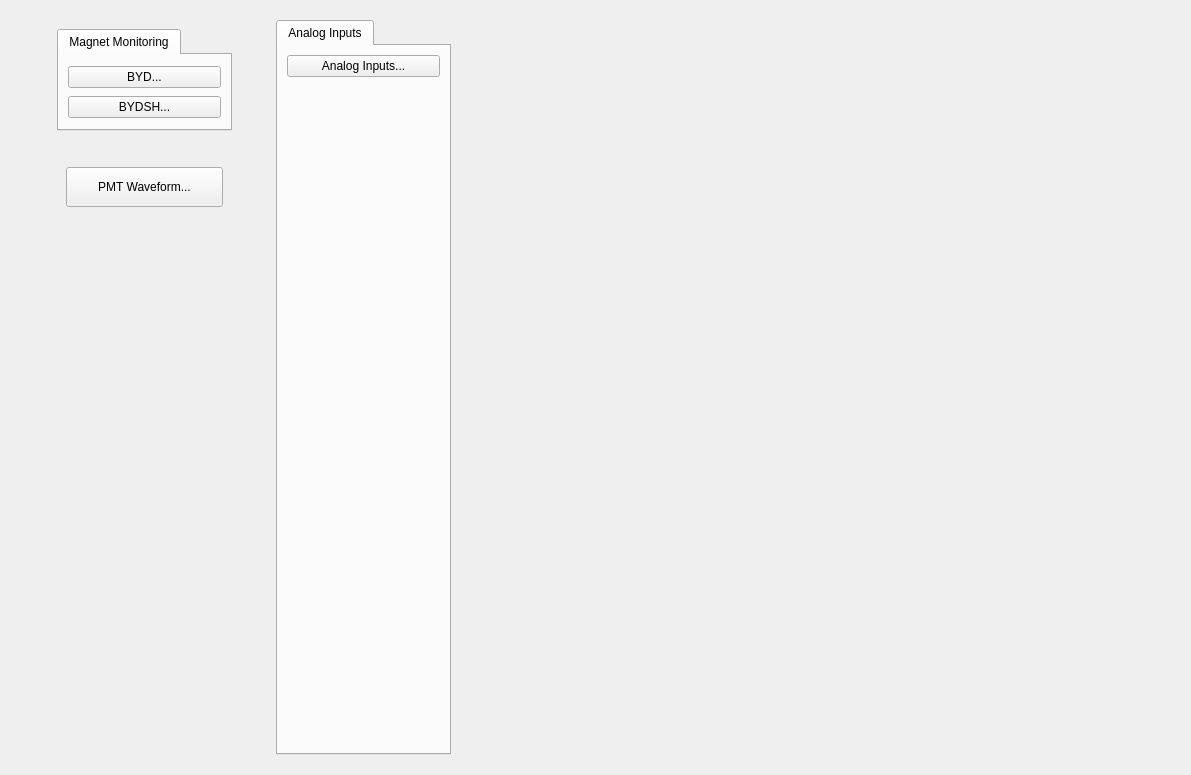
<?xml version="1.0" encoding="UTF-8"?>
<ui version="4.0">
 <class>Form</class>
 <widget class="QWidget" name="Form">
  <property name="geometry">
   <rect>
    <x>0</x>
    <y>0</y>
    <width>1191</width>
    <height>775</height>
   </rect>
  </property>
  <property name="windowTitle">
   <string>MPS DMPH Main</string>
  </property>
  <layout class="QGridLayout" name="gridLayout_6">
   <item row="0" column="0">
    <widget class="QFrame" name="frame_5">
     <property name="frameShape">
      <enum>QFrame::NoFrame</enum>
     </property>
     <property name="frameShadow">
      <enum>QFrame::Raised</enum>
     </property>
     <layout class="QGridLayout" name="gridLayout_5" columnstretch="1,0,0,0">
      <item row="0" column="3">
       <widget class="QFrame" name="frame_4">
        <property name="frameShape">
         <enum>QFrame::NoFrame</enum>
        </property>
        <property name="frameShadow">
         <enum>QFrame::Raised</enum>
        </property>
        <layout class="QGridLayout" name="gridLayout_4">
         <item row="1" column="0">
          <widget class="PyDMDrawingImage" name="PyDMDrawingImage_3">
           <property name="minimumSize">
            <size>
             <width>80</width>
             <height>75</height>
            </size>
           </property>
           <property name="maximumSize">
            <size>
             <width>80</width>
             <height>75</height>
            </size>
           </property>
           <property name="toolTip">
            <string/>
           </property>
           <property name="styleSheet">
            <string notr="true"/>
           </property>
           <property name="brush" stdset="0">
            <brush brushstyle="SolidPattern">
             <color alpha="255">
              <red>193</red>
              <green>193</green>
              <blue>195</blue>
             </color>
            </brush>
           </property>
           <property name="filename" stdset="0">
            <string>lcls_mps_lockup_stacked_digital.png</string>
           </property>
          </widget>
         </item>
         <item row="0" column="0">
          <spacer name="verticalSpacer">
           <property name="orientation">
            <enum>Qt::Vertical</enum>
           </property>
           <property name="sizeHint" stdset="0">
            <size>
             <width>20</width>
             <height>40</height>
            </size>
           </property>
          </spacer>
         </item>
        </layout>
       </widget>
      </item>
      <item row="0" column="1">
       <widget class="QTabWidget" name="tabWidget_8">
        <property name="maximumSize">
         <size>
          <width>175</width>
          <height>16777215</height>
         </size>
        </property>
        <property name="currentIndex">
         <number>0</number>
        </property>
        <widget class="QWidget" name="tab_10">
         <property name="minimumSize">
          <size>
           <width>0</width>
           <height>250</height>
          </size>
         </property>
         <attribute name="title">
          <string>Analog Inputs</string>
         </attribute>
         <layout class="QGridLayout" name="gridLayout_23">
          <item row="0" column="0">
           <widget class="PyDMRelatedDisplayButton" name="PyDMRelatedDisplayButton_12">
            <property name="minimumSize">
             <size>
              <width>150</width>
              <height>20</height>
             </size>
            </property>
            <property name="toolTip">
             <string/>
            </property>
            <property name="text">
             <string>Analog Inputs...</string>
            </property>
            <property name="filenames" stdset="0">
             <stringlist>
              <string>mps_threshold_area.ui</string>
             </stringlist>
            </property>
            <property name="showIcon" stdset="0">
             <bool>false</bool>
            </property>
            <property name="macros" stdset="0">
             <stringlist>
              <string>{&quot;AREA&quot;:&quot;DMPH&quot;}</string>
             </stringlist>
            </property>
            <property name="openInNewWindow" stdset="0">
             <bool>true</bool>
            </property>
           </widget>
          </item>
          <item row="1" column="0">
           <spacer name="verticalSpacer_13">
            <property name="orientation">
             <enum>Qt::Vertical</enum>
            </property>
            <property name="sizeHint" stdset="0">
             <size>
              <width>20</width>
              <height>40</height>
             </size>
            </property>
           </spacer>
          </item>
         </layout>
        </widget>
       </widget>
      </item>
      <item row="0" column="2">
       <spacer name="horizontalSpacer">
        <property name="orientation">
         <enum>Qt::Horizontal</enum>
        </property>
        <property name="sizeHint" stdset="0">
         <size>
          <width>40</width>
          <height>20</height>
         </size>
        </property>
       </spacer>
      </item>
      <item row="0" column="0">
       <widget class="QFrame" name="frame_3">
        <property name="maximumSize">
         <size>
          <width>250</width>
          <height>16777215</height>
         </size>
        </property>
        <property name="frameShape">
         <enum>QFrame::NoFrame</enum>
        </property>
        <property name="frameShadow">
         <enum>QFrame::Raised</enum>
        </property>
        <layout class="QGridLayout" name="gridLayout_3" rowstretch="1,1,5">
         <item row="1" column="0">
          <widget class="QFrame" name="frame_2">
           <property name="frameShape">
            <enum>QFrame::NoFrame</enum>
           </property>
           <property name="frameShadow">
            <enum>QFrame::Raised</enum>
           </property>
           <layout class="QGridLayout" name="gridLayout_2">
            <item row="0" column="0">
             <widget class="PyDMRelatedDisplayButton" name="PyDMRelatedDisplayButton">
              <property name="minimumSize">
               <size>
                <width>150</width>
                <height>40</height>
               </size>
              </property>
              <property name="toolTip">
               <string/>
              </property>
              <property name="text">
               <string>PMT Waveform...</string>
              </property>
              <property name="filenames" stdset="0">
               <stringlist>
                <string>$PYDM/mps/mps_analog_channel.py</string>
               </stringlist>
              </property>
              <property name="showIcon" stdset="0">
               <bool>false</bool>
              </property>
              <property name="macros" stdset="0">
               <stringlist>
                <string>P=MPLN:UNDS:MP08:5,BAY=1,CH=1,LOCA=UNDS,IOC_UNIT=MP08,INST=5,CH_NUM=4,CH_NAME=PMT:DMPH:431,P_CH=FADC:DMPH:431,P_TYPE=LOSS</string>
               </stringlist>
              </property>
              <property name="openInNewWindow" stdset="0">
               <bool>true</bool>
              </property>
             </widget>
            </item>
           </layout>
          </widget>
         </item>
         <item row="2" column="0">
          <spacer name="verticalSpacer_2">
           <property name="orientation">
            <enum>Qt::Vertical</enum>
           </property>
           <property name="sizeHint" stdset="0">
            <size>
             <width>20</width>
             <height>40</height>
            </size>
           </property>
          </spacer>
         </item>
         <item row="0" column="0">
          <widget class="QTabWidget" name="tabWidget">
           <property name="maximumSize">
            <size>
             <width>175</width>
             <height>16777215</height>
            </size>
           </property>
           <property name="currentIndex">
            <number>0</number>
           </property>
           <widget class="QWidget" name="tab_4">
            <attribute name="title">
             <string>Magnet Monitoring</string>
            </attribute>
            <layout class="QGridLayout" name="gridLayout_7">
             <item row="0" column="0">
              <widget class="PyDMEDMDisplayButton" name="PyDMEDMDisplayButton">
               <property name="minimumSize">
                <size>
                 <width>150</width>
                 <height>20</height>
                </size>
               </property>
               <property name="toolTip">
                <string/>
               </property>
               <property name="text">
                <string>BYD...</string>
               </property>
               <property name="filenames" stdset="0">
                <stringlist>
                 <string>mps_byk_new</string>
                </stringlist>
               </property>
               <property name="showIcon" stdset="0">
                <bool>false</bool>
               </property>
               <property name="macros" stdset="0">
                <stringlist>
                 <string>P=BEND:DMPH:400,DEVICE=BYD</string>
                </stringlist>
               </property>
              </widget>
             </item>
             <item row="1" column="0">
              <widget class="PyDMEDMDisplayButton" name="PyDMEDMDisplayButton_2">
               <property name="minimumSize">
                <size>
                 <width>150</width>
                 <height>20</height>
                </size>
               </property>
               <property name="toolTip">
                <string/>
               </property>
               <property name="text">
                <string>BYDSH...</string>
               </property>
               <property name="filenames" stdset="0">
                <stringlist>
                 <string>mps_byk_new</string>
                </stringlist>
               </property>
               <property name="showIcon" stdset="0">
                <bool>false</bool>
               </property>
               <property name="macros" stdset="0">
                <stringlist>
                 <string>P=BEND:DMPH:395,DEVICE=BYDSH</string>
                </stringlist>
               </property>
              </widget>
             </item>
            </layout>
           </widget>
          </widget>
         </item>
        </layout>
       </widget>
      </item>
     </layout>
    </widget>
   </item>
  </layout>
 </widget>
 <customwidgets>
  <customwidget>
   <class>PyDMEDMDisplayButton</class>
   <extends>PyDMRelatedDisplayButton</extends>
   <header>edmbutton.edm_button</header>
   <container>1</container>
  </customwidget>
  <customwidget>
   <class>PyDMDrawingImage</class>
   <extends>QWidget</extends>
   <header>pydm.widgets.drawing</header>
  </customwidget>
  <customwidget>
   <class>PyDMRelatedDisplayButton</class>
   <extends>QPushButton</extends>
   <header>pydm.widgets.related_display_button</header>
  </customwidget>
 </customwidgets>
 <resources/>
 <connections/>
</ui>
